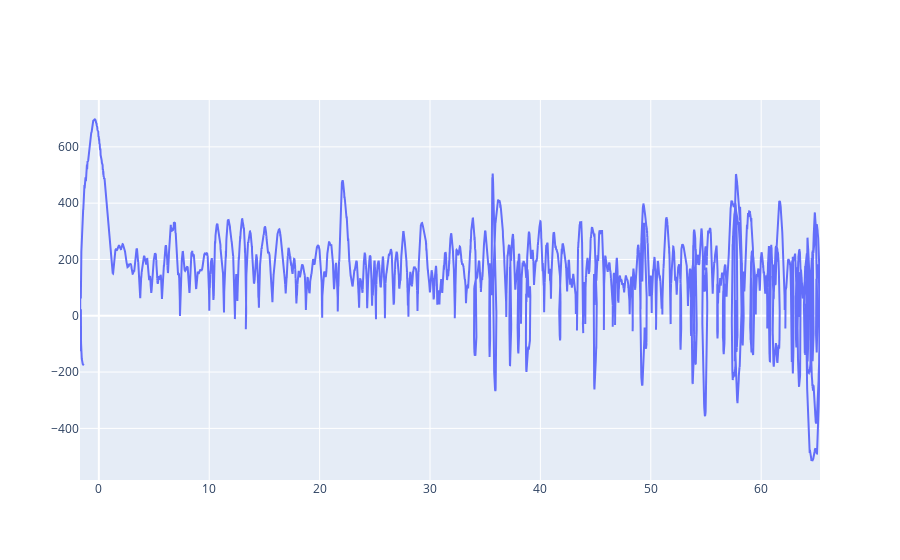

The notebook cell saved with this chart:
### Code cell
fig = go.Figure()
fig.add_trace(go.Scatter(x=(smoothed_data[:, 1] - smoothed_data_ambient[:, 1]), y=power_input, mode='lines', name='T1'))
fig.show()

### Figure 1 — Plotly figure (JSON) as saved in the notebook; plotly's stock layout.template omitted (floating-point values rounded to 4 significant figures; data arrays with more than 128 entries replaced by an {"elided": "..."} marker saying what was removed)
{"data": [{"mode": "lines", "name": "T1", "type": "scatter", "x": {"elided": "18382 float values"}, "y": {"elided": "18381 float values"}}], "layout": {}}
